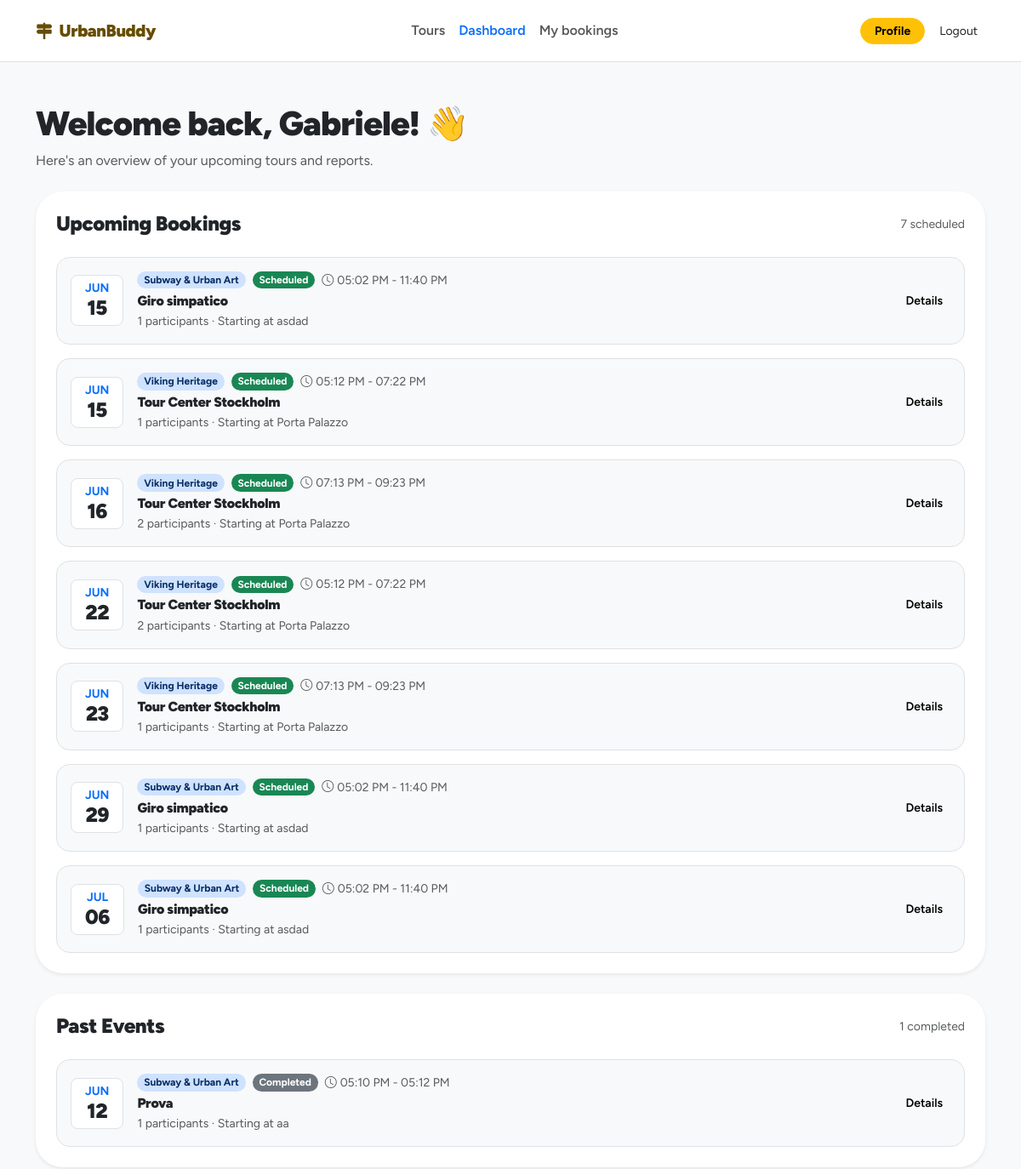
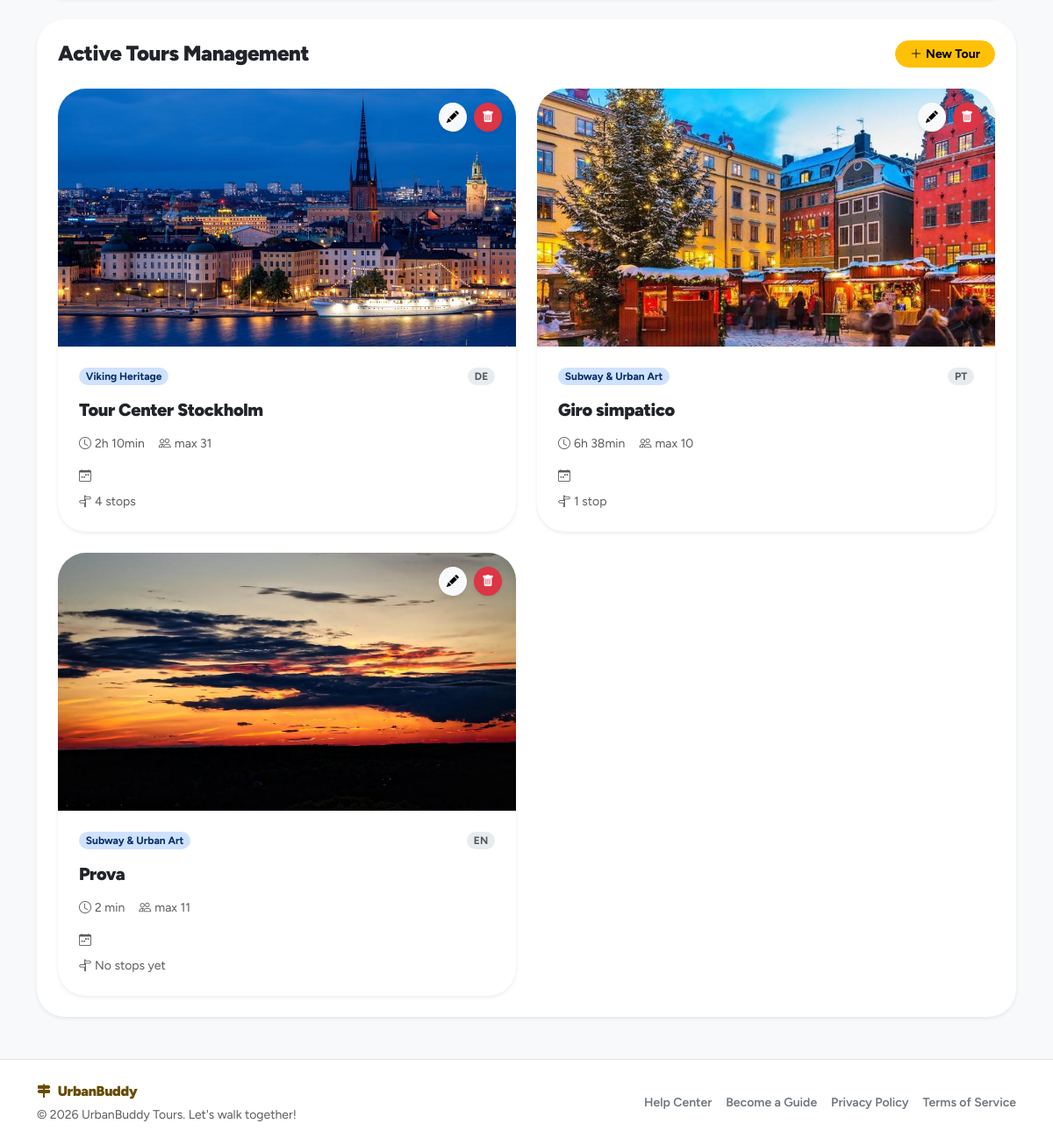
Page /dashboard (signed in) on the committed database (2 pictures, top to bottom).
### tables this page shows
CREATE TABLE "users" (
	"id"	TEXT,
	"email"	TEXT NOT NULL UNIQUE,
	"password_hash"	TEXT NOT NULL,
	"first_name"	TEXT NOT NULL,
	"last_name"	TEXT NOT NULL,
	"username"	TEXT NOT NULL,
	"role"	BLOB NOT NULL CHECK("role" IN ('guide', 'participant', 'admin')),
	"created_at"	TEXT DEFAULT CURRENT_TIMESTAMP,
	"updated_at"	TEXT DEFAULT CURRENT_TIMESTAMP,
	"profile_photo"	TEXT,
	PRIMARY KEY("id")
);

CREATE TABLE themes (
    id INTEGER PRIMARY KEY AUTOINCREMENT, -- Manteniamo autoincrement (Tabella di dominio)
    name TEXT UNIQUE NOT NULL,
	slug TEXT UNIQUE NOT NULL,
    icon TEXT,
    created_at TEXT DEFAULT CURRENT_TIMESTAMP
);

CREATE TABLE tours (
    id TEXT PRIMARY KEY,  -- UUID
    guide_id TEXT NOT NULL, -- FK verso UUID
    theme_id INTEGER NOT NULL,
    language_id INTEGER NOT NULL,
    title TEXT NOT NULL,
    description TEXT NOT NULL,
    meeting_point TEXT NOT NULL,
    duration INTEGER NOT NULL,
    max_participants INTEGER NOT NULL,
    is_deleted INTEGER DEFAULT 0 CHECK(is_deleted IN (0, 1)),
    created_at TEXT DEFAULT CURRENT_TIMESTAMP,
    updated_at TEXT DEFAULT CURRENT_TIMESTAMP,
    FOREIGN KEY (guide_id) REFERENCES users(id) ON DELETE CASCADE,
    FOREIGN KEY (theme_id) REFERENCES themes(id) ON DELETE RESTRICT,
    FOREIGN KEY (language_id) REFERENCES languages(id) ON DELETE RESTRICT
);

CREATE TABLE tour_events (
    id TEXT PRIMARY KEY, -- UUID
    tour_id TEXT NOT NULL, -- FK verso UUID
    event_date TEXT NOT NULL,
    start_time TEXT NOT NULL,
    status TEXT NOT NULL DEFAULT 'scheduled' CHECK(status IN ('scheduled', 'cancelled', 'completed')),
    actual_participants INTEGER,
    evidence_photo TEXT,
    created_at TEXT DEFAULT CURRENT_TIMESTAMP,
    updated_at TEXT DEFAULT CURRENT_TIMESTAMP,
    FOREIGN KEY (tour_id) REFERENCES tours(id),
    UNIQUE(tour_id, event_date)
);

CREATE TABLE tour_photos (
    id TEXT PRIMARY KEY, -- UUID
    tour_id TEXT NOT NULL, -- FK verso UUID
    filename TEXT NOT NULL,
    created_at TEXT DEFAULT CURRENT_TIMESTAMP,
    FOREIGN KEY (tour_id) REFERENCES tours(id) ON DELETE CASCADE
);

### app/guide_dashboard/routes.py (the view)
@guide_dashboard_bp.route("/dashboard", methods=["GET"])
@login_required
def dashboard():
    require_guide()
    tours = ToursDAO.list_tours_by_guide(current_user.id)
    for tour in tours:
        tour.theme = ThemesDAO.get_theme_by_id(tour.theme_id)
        tour.language = LanguagesDAO.get_language_by_id(tour.language_id)
        tour.production_photos = TourPhotosDAO.list_photos_by_tour(tour.id)
        tour.weekly_slots = TourWeeklySlotsDAO.list_slots_by_tour(tour.id)
        tour.stops = TourStopsDAO.list_stops_by_tour(tour.id)
    events = TourEventsDAO.list_events_by_guide(current_user.id)
    for event in events:
        event.tour = ToursDAO.get_tour_by_id(event.tour_id)
        if event.tour is not None:
            event.tour.theme = ThemesDAO.get_theme_by_id(event.tour.theme_id)
            event.tour.language = LanguagesDAO.get_language_by_id(event.tour.language_id)
    dashboard_event_lists = build_dashboard_event_lists(events)
    return render_template(
        "guide_dashboard/dashboard.html",
        dashboard_tours=build_dashboard_tours(tours),
        **dashboard_event_lists,
    )

### app/auth/dao.py (called while the page is built)
    @staticmethod
    def _get_guide_language_ids(guide_id: str):
        db = get_db()
        rows = db.execute(
            """
            SELECT language_id
            FROM guide_languages
            WHERE guide_id = ?
            """,
            (guide_id,)
        ).fetchall()
        return [row["language_id"] for row in rows]

    @staticmethod
    def _attach_guide_languages(user: User):
        if user is None:
            return None
        if user.role == "guide":
            user.guide_language_ids = UsersDAO._get_guide_language_ids(user.id)
        return user

    @staticmethod
    def get_user_by_id(user_id: str):
        db = get_db()
        row = db.execute(
            "SELECT * FROM users WHERE id = ?",
            (user_id,)
        ).fetchone()
        user = User.from_row(row)
        return UsersDAO._attach_guide_languages(user)

### app/auth/domain.py (called while the page is built)
    @staticmethod
    def from_row(row):
        if row is None:
            return None
        profile_photo = "default.png"
        if "profile_photo" in row.keys() and row["profile_photo"] is not None:
            profile_photo = row["profile_photo"]
        return User(
            id=row["id"],
            role=row["role"],
            email=row["email"],
            password_hash=row["password_hash"],
            username=row["username"],
            first_name=row["first_name"],
            last_name=row["last_name"],
            profile_photo=profile_photo
        )

### app/auth/routes.py (called while the page is built)
@login_manager.user_loader
def load_user(user_id):
    return UsersDAO.get_user_by_id(user_id)

### app/core/db.py (called while the page is built)
def get_db():
    if 'conn' not in g:
        g.conn = sqlite3.connect(current_app.config["DATABASE"])
        g.conn.row_factory = sqlite3.Row
    return g.conn

### app/core/utils.py (called while the page is built)
def get_object_value(obj, attr_name, default=None):
    if obj is None:
        return default
    value = getattr(obj, attr_name, default)
    if value is None:
        return default
    return value

def get_object_name(obj, fallback="Not specified"):
    return get_object_value(obj, "name", fallback)

def parse_positive_int(value):
    try:
        number = int(value)
    except (TypeError, ValueError):
        return None
    if number <= 0:
        return None
    return number

def get_now_in_app_timezone():
    return datetime.now(ZoneInfo(APP_TIMEZONE))

def format_theme(theme, fallback="Walking Tour"):
    return get_object_name(theme, fallback)

### app/guide_dashboard/utils.py (called while the page is built)
def require_guide():
    if current_user.role != "guide":
        abort(403)

### app/templates/guide_dashboard/dashboard.html (shortened to what this page needs)
{% extends "base.html" %}
{% block content %}
<section class="py-5">
    <div class="container">
        <div class="mb-4">
            <h1 class="fw-black mb-2">
                Welcome back, {{ current_user.first_name }}! 👋
            </h1>
            <p class="text-body-secondary mb-0">
                Here's an overview of your upcoming tours and reports.
            </p>
        </div>
        <div class="card border-0 shadow-sm rounded-5 mb-4">
            <div class="card-body p-4">
                <div class="d-flex align-items-center justify-content-between mb-4">
                    <h2 class="h4 fw-black mb-0">Upcoming Bookings</h2>
                    <span class="small text-body-secondary">
                        {{ dashboard_upcoming_events|length }} scheduled
                    </span>
                </div>
                {% if dashboard_upcoming_events %}
                    <div class="vstack gap-3">
                        {% for event in dashboard_upcoming_events %}
                            {% include "components/booking_row.html" %}
                        {% endfor %}
                    </div>
                {% else %}
                    <div class="text-center py-4">
                        <p class="text-body-secondary mb-0">
                            No upcoming bookings yet.
                        </p>
                    </div>
                {% endif %}
            </div>
        </div>
        <div class="card border-0 shadow-sm rounded-5 mb-4">
            <div class="card-body p-4">
                <div class="d-flex align-items-center justify-content-between mb-4">
                    <h2 class="h4 fw-black mb-0">Past Events</h2>
                    <span class="small text-body-secondary">
                        {{ dashboard_past_events|length }} completed
                    </span>
                </div>
                {% if dashboard_past_events %}
                    <div class="vstack gap-3">
                        {% for event in dashboard_past_events %}
                            {% include "components/booking_row.html" %}
                        {% endfor %}
                    </div>
                {% else %}
                    <div class="text-center py-4">
                        <p class="text-body-secondary mb-0">
                            Completed events will appear here.
                        </p>
                    </div>
                {% endif %}
            </div>
        </div>
        <div class="card border-0 shadow-sm rounded-5">
            <div class="card-body p-4">
                <div class="d-flex align-items-center justify-content-between mb-4">
                    <h2 class="h4 fw-black mb-0">Active Tours Management</h2>
                    <a href="{{ url_for('guide_dashboard.create_tour') }}" class="btn btn-warning btn-sm fw-bold rounded-pill px-3">
                        <i class="bi bi-plus-lg me-1"></i>New Tour
                    </a>
                </div>
                {% if dashboard_tours %}
                    <div class="row g-4">
                        {% for tour in dashboard_tours %}
                            <div class="col-md-6">
                                {% set card_variant = "dashboard" %}
                                {% include "components/tour_card.html" %}
                            </div>
                        {% endfor %}
                    </div>
                {% else %}
                    <div class="text-center py-4">
                        <p class="text-body-secondary mb-0">
                            You have not created any tours yet.
                        </p>
                    </div>
                {% endif %}
            </div>
        </div>
    </div>
</section>
{% endblock %}

### app/templates/components/booking_row.html
<div class="border rounded-4 bg-body-tertiary p-3">
    <div class="row align-items-center g-3">
        <div class="col-auto">
            <div class="bg-white border rounded-3 text-center px-3 py-2">
                <div class="small fw-bold text-primary text-uppercase lh-1">
                    {{ event.date_month }}
                </div>
                <div class="h4 fw-black lh-1 mt-1 mb-0">
                    {{ event.date_day }}
                </div>
            </div>
        </div>
        <div class="col">
            <div class="d-flex align-items-center gap-2 flex-wrap mb-1">
                <span class="badge rounded-pill bg-primary-subtle text-primary-emphasis">
                    {{ event.theme }}
                </span>
                <span class="badge rounded-pill {{ event.status_class }}">
                    {{ event.status_label }}
                </span>
                <span class="small text-body-secondary">
                    <i class="bi bi-clock me-1"></i>{{ event.time_range }}
                </span>
            </div>
            <h3 class="h6 fw-black mb-1">
                {{ event.title }}
            </h3>
            <p class="small text-body-secondary mb-0">
                {{ event.participants }} participants · Starting at {{ event.meeting_point }}
            </p>
        </div>
        <div class="col-auto">
            <a
                href="{{ url_for('guide_dashboard.event_detail', event_id=event.id) }}"
                class="btn btn-light btn-sm fw-semibold"
            >
                Details
            </a>
        </div>
    </div>
</div>

### app/templates/components/tour_card.html (shortened to what this page needs)
<article class="card tour-card border-0 shadow-sm rounded-5 h-100 overflow-hidden">
    <div class="position-relative">
        <div class="ratio ratio-16x9 bg-warning-subtle">
            {% if tour.cover_filename %}
                <img
                    src="{{ url_for('static', filename='uploads/tours/' ~ tour.cover_filename) }}"
                    alt="{{ tour.title }}"
                    class="object-fit-cover"
                >
            {% else %}
                <div class="d-flex align-items-center justify-content-center fs-3 fw-black text-warning-emphasis">
                    {{ city_name|default("Stockholm") }}
                </div>
            {% endif %}
        </div>
        {% if card_variant is defined and card_variant == "dashboard" %}
            <div class="position-absolute top-0 end-0 m-3 d-flex gap-2">
                <a
                    href="{{ url_for('guide_dashboard.update_tour', tour_id=tour.id) }}"
                    class="btn btn-light btn-sm rounded-circle shadow-sm p-2 lh-1"
                    aria-label="Edit tour"
                >
                    <i class="bi bi-pencil-fill"></i>
                </a>
                <button
                    type="button"
                    class="btn btn-danger btn-sm rounded-circle shadow-sm p-2 lh-1"
                    data-bs-toggle="modal"
                    data-bs-target="#deleteTourModal-{{ tour.id }}"
                    aria-label="Delete tour"
                >
                    <i class="bi bi-trash-fill"></i>
                </button>
            </div>
        {% else %}
            <span class="badge rounded-pill text-bg-warning fw-bold position-absolute top-0 end-0 m-3">
                FREE
            </span>
        {% endif %}
    </div>
    <div class="card-body p-4">
        <div class="d-flex align-items-center justify-content-between gap-3 mb-3">
            <span class="badge rounded-pill bg-primary-subtle text-primary-emphasis">{{ tour.theme }}</span>
            <span class="badge rounded-pill bg-body-secondary text-body-secondary">{{ tour.language }}</span>
        </div>
        <h3 class="h5 fw-black mb-3">{{ tour.title }}</h3>
        {% if card_variant is defined and card_variant == "dashboard" %}
            <div class="d-flex flex-wrap gap-3 small text-body-secondary mb-3">
                <span><i class="bi bi-clock me-1"></i>{{ tour.duration }}</span>
                <span><i class="bi bi-people me-1"></i>max {{ tour.max_participants }}</span>
            </div>
            <div class="vstack gap-2 small text-body-secondary">
                <div><i class="bi bi-calendar-week me-1"></i>{{ tour.schedule }}</div>
                <div><i class="bi bi-signpost-split me-1"></i>{{ tour.stops_count }}</div>
            </div>
        {% endif %}
    </div>
</article>

### app/static/style.css (style rules this page uses)
:root { --bs-body-font-family: "Figtree", system-ui, -apple-system, "Segoe UI", Roboto, sans-serif; }
.fw-black { font-weight: 900; letter-spacing: -0.02em; }
.tour-card { transition: transform 0.2s ease, box-shadow 0.2s ease; }

### rows in the picture
users: first_name "Gabriele"
themes: theme "Subway & Urban Art" "Subway & Urban Art" "Subway & Urban Art", theme "Subway & Urban Art" "Subway & Urban Art"
tours: title "Giro simpatico" "Giro simpatico" "Giro simpatico", meeting_point "asdad" "asdad" "asdad", title "Giro simpatico"
themes: theme "Viking Heritage" "Viking Heritage" "Viking Heritage" "Viking Heritage", theme "Viking Heritage"
tours: title "Tour Center Stockholm" "Tour Center Stockholm" "Tour Center Stockholm" "Tour Center Stockholm", meeting_point "Porta Palazzo" "Porta Palazzo" "Porta Palazzo" "Porta Palazzo", title "Tour Center Stockholm"
tour_events: date_month "JUN", date_day "12", theme "Subway & Urban Art", status_label "Completed", time_range "05:10 PM - 05:12 PM", title "Prova", participants "1", meeting_point "aa"
tour_photos: filename (picture)
tour_photos: filename (picture)
tour_photos: filename (picture)
tours: title "Prova"

### other values in the picture
{{ dashboard_upcoming_events|length }} "7"
{{ event.date_month }} "JUN" "JUN" "JUN" "JUN" "JUN" "JUN" "JUL"
{{ event.date_day }} "15" "15" "16" "22" "23" "29" "06"
{{ event.status_label }} "Scheduled" "Scheduled" "Scheduled" "Scheduled" "Scheduled" "Scheduled" "Scheduled"
{{ event.time_range }} "05:02 PM - 11:40 PM" "05:12 PM - 07:22 PM" "07:13 PM - 09:23 PM" "05:12 PM - 07:22 PM" "07:13 PM - 09:23 PM" "05:02 PM - 11:40 PM" "05:02 PM - 11:40 PM"
{{ event.participants }} "1" "1" "2" "2" "1" "1" "1"
{{ dashboard_past_events|length }} "1"
{{ tour.language }} "DE" "PT" "EN"
{{ tour.duration }} "2h 10min" "6h 38min" "2 min"
{{ tour.max_participants }} "31" "10" "11"
{{ tour.stops_count }} "4 stops" "1 stop" "No stops yet"
